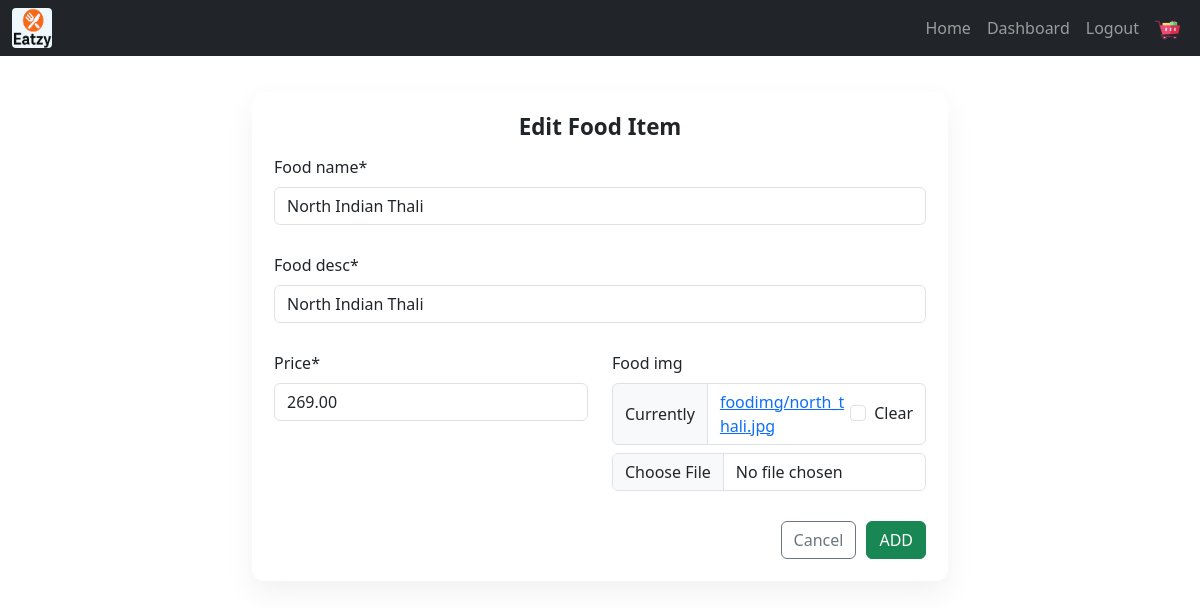
/vender/editfooditem/7 (signed in), run on the app's committed database.
### venders/models.py (models this page shows, shortened)
class foodItems(models.Model):
    vender = models.ForeignKey(multiVenders, on_delete=models.CASCADE, related_name='food_items')
    food_name = models.CharField(max_length=50)
    food_desc = models.CharField(max_length=100)
    price = models.DecimalField(max_digits=8, decimal_places=2)
    food_img = models.ImageField(upload_to='foodimg', blank=True, null=True)

### venders/views.py (the view)
# urls.py: path('editfooditem/<int:id>', views.editFoodItem, name='editfooditem'),
@login_required(login_url='login')
def editFoodItem(request, id):
    get_object_or_404(multiVenders, user=request.user)
    vender = request.user.multivenders
    food_item = get_object_or_404(vender.food_items,id=id)
    form = editFoodForm(instance=food_item)
    if request.method == 'POST':
        form = editFoodForm(request.POST, request.FILES, instance=food_item)
        if form.is_valid():
            form.save()
            return redirect('dashboard')
    return render(request, 'venders/edit_food_item.html',{'form':form})

### venders/forms.py
class editFoodForm(forms.ModelForm):
    class Meta:
        model = foodItems
        field = '__all__'
        exclude = ('vender',)

### templates/venders/edit_food_item.html (shortened to what this page needs)
{% extends "base.html" %}
{% load static %}
{% load crispy_forms_tags %}
{% block start %}
<div class="container addfood-container">
    <div class="addfood-card">
        {% if msg %}
        <div class="msg-box">
            <h4 class="mb-0">{{ msg }}</h4>
        </div>
        {% else %}
        <h3 class="page-title">Edit Food Item</h3>
        <form action="" method="post" enctype="multipart/form-data">
            <div class="row form-row">
                <div class="col-md-12">
                    {{ form.food_name | as_crispy_field }}
                </div>
            </div>
            <div class="row form-row">
                <div class="col-md-12">
                    {{ form.food_desc | as_crispy_field }}
                </div>
            </div>
            <div class="row form-row">
                <div class="col-md-6">
                    {{ form.price | as_crispy_field }}
                </div>
                <div class="col-md-6">
                    {{ form.food_img | as_crispy_field }}
                </div>
            </div>
            <div class="btn-actions">
                <a href="{% if vender %}{% url 'venderdetails' vender.id %}{% else %}{% url 'dashboard' %}{% endif %}"
                    class="btn btn-outline-secondary">Cancel</a>
                <button type="submit" class="btn btn-success">ADD</button>
            </div>
        </form>
        {% endif %}
    </div>
</div>
{% endblock start %}

### templates/venders/edit_food_item.html (style rules this page uses)
.addfood-container { max-width: 720px; margin: 36px auto; }
.addfood-card { background: #fff; border-radius: 12px; padding: 22px; box-shadow: 0 12px 30px rgba(0, 0, 0, 0.06); }
.page-title { text-align: center; font-weight: 800; margin-bottom: 14px; font-size: 1.4rem; }
.form-row { margin-bottom: 12px; }
.btn-actions { display:flex; gap:10px; align-items:center; justify-content:flex-end; margin-top:14px; }

### data on the page
foodItems: food_name "North Indian Thali", food_desc "North Indian Thali", price "269.00"
